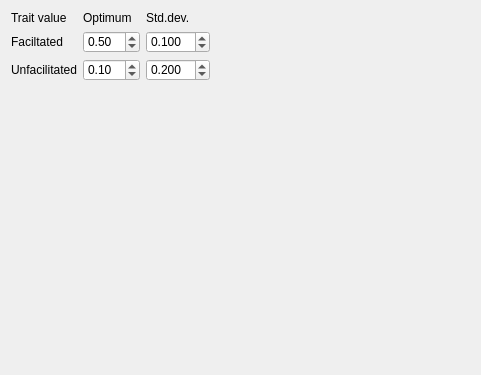
<?xml version="1.0" encoding="UTF-8"?>
<ui version="4.0">
 <class>korter_project_qt_fitness_widget</class>
 <widget class="QWidget" name="korter_project_qt_fitness_widget">
  <property name="geometry">
   <rect>
    <x>0</x>
    <y>0</y>
    <width>481</width>
    <height>375</height>
   </rect>
  </property>
  <property name="windowTitle">
   <string>Form</string>
  </property>
  <property name="styleSheet">
   <string notr="true">QwtPlotCanvas { background: #fff; } </string>
  </property>
  <layout class="QGridLayout" name="gridLayout">
   <item row="0" column="2">
    <widget class="QLabel" name="label_stddev">
     <property name="text">
      <string>Std.dev.</string>
     </property>
    </widget>
   </item>
   <item row="1" column="2">
    <widget class="QDoubleSpinBox" name="box_fac_stddev">
     <property name="decimals">
      <number>3</number>
     </property>
     <property name="singleStep">
      <double>0.001000000000000</double>
     </property>
     <property name="value">
      <double>0.100000000000000</double>
     </property>
    </widget>
   </item>
   <item row="2" column="2">
    <widget class="QDoubleSpinBox" name="box_unfac_stddev">
     <property name="decimals">
      <number>3</number>
     </property>
     <property name="singleStep">
      <double>0.001000000000000</double>
     </property>
     <property name="value">
      <double>0.200000000000000</double>
     </property>
    </widget>
   </item>
   <item row="2" column="1">
    <widget class="QDoubleSpinBox" name="box_unfac_opt">
     <property name="singleStep">
      <double>0.100000000000000</double>
     </property>
     <property name="value">
      <double>0.100000000000000</double>
     </property>
    </widget>
   </item>
   <item row="4" column="0">
    <spacer name="spacer">
     <property name="orientation">
      <enum>Qt::Vertical</enum>
     </property>
     <property name="sizeHint" stdset="0">
      <size>
       <width>20</width>
       <height>40</height>
      </size>
     </property>
    </spacer>
   </item>
   <item row="1" column="1">
    <widget class="QDoubleSpinBox" name="box_fac_opt">
     <property name="singleStep">
      <double>0.100000000000000</double>
     </property>
     <property name="value">
      <double>0.500000000000000</double>
     </property>
    </widget>
   </item>
   <item row="1" column="0">
    <widget class="QLabel" name="label_fac">
     <property name="text">
      <string>Faciltated</string>
     </property>
    </widget>
   </item>
   <item row="0" column="1">
    <widget class="QLabel" name="label_opt">
     <property name="text">
      <string>Optimum</string>
     </property>
    </widget>
   </item>
   <item row="2" column="3">
    <spacer name="horizontalSpacer">
     <property name="orientation">
      <enum>Qt::Horizontal</enum>
     </property>
     <property name="sizeHint" stdset="0">
      <size>
       <width>40</width>
       <height>20</height>
      </size>
     </property>
    </spacer>
   </item>
   <item row="0" column="0">
    <widget class="QLabel" name="label_trait_value">
     <property name="text">
      <string>Trait value</string>
     </property>
    </widget>
   </item>
   <item row="2" column="0">
    <widget class="QLabel" name="label_unfac">
     <property name="text">
      <string>Unfacilitated</string>
     </property>
    </widget>
   </item>
   <item row="3" column="0" colspan="3">
    <widget class="QwtPlot" name="fitness_plot" native="true">
     <property name="minimumSize">
      <size>
       <width>50</width>
       <height>200</height>
      </size>
     </property>
    </widget>
   </item>
  </layout>
 </widget>
 <customwidgets>
  <customwidget>
   <class>QwtPlot</class>
   <extends>QWidget</extends>
   <header>qwt_plot.h</header>
   <container>1</container>
  </customwidget>
 </customwidgets>
 <tabstops>
  <tabstop>box_fac_opt</tabstop>
  <tabstop>box_fac_stddev</tabstop>
  <tabstop>box_unfac_opt</tabstop>
  <tabstop>box_unfac_stddev</tabstop>
 </tabstops>
 <resources/>
 <connections/>
</ui>
